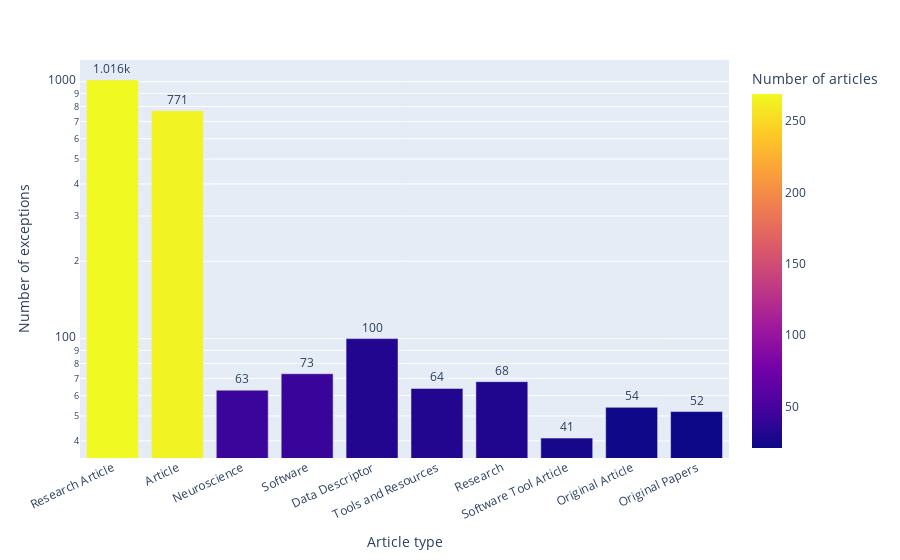

The notebook cell this image was saved under:
### Code cell
fig = px.bar(exceptions_by_subject_article_df.head(10), x='subject', y='new_reason', color='article_count',
             labels=dict(subject="Article type", new_reason="Number of exceptions", article_count="Number of articles"),
        hover_data=['new_reason', 'article_count'], 
)
filename = 'exceptions_by_subject_article'
fig = style_bar_chart(fig, filename)
fig.show()

### Figure 1 — Plotly figure (JSON) as saved in the notebook; plotly's stock layout.template omitted (floating-point values rounded to 4 significant figures)
{"data": [{"alignmentgroup": "True", "customdata": [[269], [266], [43], [42], [31], [31], [30], [26], [22], [21]], "hovertemplate": "Article type=%{x}<br>Number of exceptions=%{y}<br>Number of articles=%{marker.color}<extra></extra>", "legendgroup": "", "marker": {"color": [269, 266, 43, 42, 31, 31, 30, 26, 22, 21], "coloraxis": "coloraxis", "pattern": {"shape": ""}}, "name": "", "offsetgroup": "", "orientation": "v", "showlegend": false, "textposition": "outside", "texttemplate": "%{y:s}", "type": "bar", "x": ["Research Article", "Article", "Neuroscience", "Software", "Data Descriptor", "Tools and Resources", "Research", "Software Tool Article", "Original Article", "Original Papers"], "xaxis": "x", "y": [1016, 771, 63, 73, 100, 64, 68, 41, 54, 52], "yaxis": "y"}], "layout": {"autosize": true, "barmode": "relative", "coloraxis": {"colorbar": {"title": {"text": "Number of articles"}}, "colorscale": [[0, "#0d0887"], [0.1111, "#46039f"], [0.2222, "#7201a8"], [0.3333, "#9c179e"], [0.4444, "#bd3786"], [0.5556, "#d8576b"], [0.6667, "#ed7953"], [0.7778, "#fb9f3a"], [0.8889, "#fdca26"], [1, "#f0f921"]]}, "legend": {"tracegroupgap": 0}, "margin": {"t": 60}, "uniformtext": {"minsize": 8, "mode": "hide"}, "xaxis": {"anchor": "y", "autorange": true, "domain": [0, 1], "range": [-0.5, 9.5], "tickangle": -25, "title": {"text": "Article type"}, "type": "category"}, "yaxis": {"anchor": "x", "autorange": true, "domain": [0, 1], "range": [1.535, 3.084], "title": {"text": "Number of exceptions"}, "type": "log"}}}
